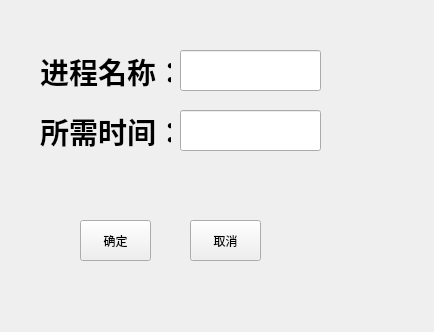
<?xml version="1.0" encoding="UTF-8"?>
<ui version="4.0">
 <class>newcourse</class>
 <widget class="QWidget" name="newcourse">
  <property name="geometry">
   <rect>
    <x>0</x>
    <y>0</y>
    <width>434</width>
    <height>332</height>
   </rect>
  </property>
  <property name="windowTitle">
   <string>Form</string>
  </property>
  <widget class="QLineEdit" name="name">
   <property name="geometry">
    <rect>
     <x>180</x>
     <y>50</y>
     <width>141</width>
     <height>41</height>
    </rect>
   </property>
  </widget>
  <widget class="QLineEdit" name="time">
   <property name="geometry">
    <rect>
     <x>180</x>
     <y>110</y>
     <width>141</width>
     <height>41</height>
    </rect>
   </property>
  </widget>
  <widget class="QLabel" name="label">
   <property name="geometry">
    <rect>
     <x>40</x>
     <y>50</y>
     <width>131</width>
     <height>41</height>
    </rect>
   </property>
   <property name="text">
    <string>&lt;html&gt;&lt;head/&gt;&lt;body&gt;&lt;p align=&quot;center&quot;&gt;&lt;span style=&quot; font-size:22pt; font-weight:700;&quot;&gt;进程名称：&lt;/span&gt;&lt;/p&gt;&lt;/body&gt;&lt;/html&gt;</string>
   </property>
  </widget>
  <widget class="QLabel" name="label_2">
   <property name="geometry">
    <rect>
     <x>40</x>
     <y>110</y>
     <width>131</width>
     <height>41</height>
    </rect>
   </property>
   <property name="text">
    <string>&lt;html&gt;&lt;head/&gt;&lt;body&gt;&lt;p align=&quot;center&quot;&gt;&lt;span style=&quot; font-size:22pt; font-weight:700;&quot;&gt;所需时间：&lt;/span&gt;&lt;/p&gt;&lt;/body&gt;&lt;/html&gt;</string>
   </property>
  </widget>
  <widget class="QPushButton" name="yes">
   <property name="geometry">
    <rect>
     <x>80</x>
     <y>220</y>
     <width>71</width>
     <height>41</height>
    </rect>
   </property>
   <property name="text">
    <string>确定</string>
   </property>
  </widget>
  <widget class="QPushButton" name="cancel">
   <property name="geometry">
    <rect>
     <x>190</x>
     <y>220</y>
     <width>71</width>
     <height>41</height>
    </rect>
   </property>
   <property name="text">
    <string>取消</string>
   </property>
  </widget>
 </widget>
 <resources/>
 <connections/>
</ui>
